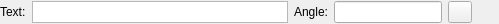
<?xml version="1.0" encoding="UTF-8"?>
<ui version="4.0">
 <class>LC_MTextOptionsWidget</class>
 <widget class="QWidget" name="LC_MTextOptionsWidget">
  <property name="geometry">
   <rect>
    <x>0</x>
    <y>0</y>
    <width>499</width>
    <height>24</height>
   </rect>
  </property>
  <property name="sizePolicy">
   <sizepolicy hsizetype="Preferred" vsizetype="Fixed">
    <horstretch>0</horstretch>
    <verstretch>0</verstretch>
   </sizepolicy>
  </property>
  <property name="minimumSize">
   <size>
    <width>200</width>
    <height>22</height>
   </size>
  </property>
  <property name="maximumSize">
   <size>
    <width>16777215</width>
    <height>32767</height>
   </size>
  </property>
  <property name="windowTitle">
   <string>Text Options</string>
  </property>
  <property name="toolTip">
   <string/>
  </property>
  <layout class="QHBoxLayout">
   <property name="leftMargin">
    <number>0</number>
   </property>
   <property name="topMargin">
    <number>1</number>
   </property>
   <property name="rightMargin">
    <number>0</number>
   </property>
   <property name="bottomMargin">
    <number>1</number>
   </property>
   <item>
    <widget class="QLabel" name="lText">
     <property name="text">
      <string>Text:</string>
     </property>
     <property name="wordWrap">
      <bool>false</bool>
     </property>
    </widget>
   </item>
   <item>
    <widget class="QTextEdit" name="teText">
     <property name="sizePolicy">
      <sizepolicy hsizetype="Preferred" vsizetype="Fixed">
       <horstretch>0</horstretch>
       <verstretch>0</verstretch>
      </sizepolicy>
     </property>
     <property name="minimumSize">
      <size>
       <width>0</width>
       <height>22</height>
      </size>
     </property>
     <property name="maximumSize">
      <size>
       <width>32767</width>
       <height>22</height>
      </size>
     </property>
     <property name="toolTip">
      <string>Text to insert</string>
     </property>
     <property name="verticalScrollBarPolicy">
      <enum>Qt::ScrollBarPolicy::ScrollBarAlwaysOff</enum>
     </property>
     <property name="horizontalScrollBarPolicy">
      <enum>Qt::ScrollBarPolicy::ScrollBarAlwaysOff</enum>
     </property>
    </widget>
   </item>
   <item>
    <widget class="QLabel" name="lAngle">
     <property name="text">
      <string>Angle:</string>
     </property>
     <property name="wordWrap">
      <bool>false</bool>
     </property>
    </widget>
   </item>
   <item>
    <widget class="QLineEdit" name="leAngle">
     <property name="sizePolicy">
      <sizepolicy hsizetype="Preferred" vsizetype="Fixed">
       <horstretch>0</horstretch>
       <verstretch>0</verstretch>
      </sizepolicy>
     </property>
     <property name="toolTip">
      <string>Rotation angle</string>
     </property>
    </widget>
   </item>
   <item>
    <widget class="QToolButton" name="tbPickAngle">
     <property name="toolTip">
      <string>Pick angle from drawing</string>
     </property>
     <property name="text">
      <string/>
     </property>
     <property name="icon">
      <iconset resource="../../../../res/icons/icons.qrc">
       <normaloff>:/icons/interactive_pick_angle.lci</normaloff>:/icons/interactive_pick_angle.lci</iconset>
     </property>
    </widget>
   </item>
   <item>
    <spacer name="horizontalSpacer">
     <property name="orientation">
      <enum>Qt::Orientation::Horizontal</enum>
     </property>
     <property name="sizeHint" stdset="0">
      <size>
       <width>0</width>
       <height>20</height>
      </size>
     </property>
    </spacer>
   </item>
  </layout>
 </widget>
 <layoutdefault spacing="6" margin="11"/>
 <resources>
  <include location="../../../../res/icons/icons.qrc"/>
 </resources>
 <connections/>
 <slots>
  <slot>updateEntity()</slot>
  <slot>onAngleChanged()</slot>
 </slots>
</ui>
